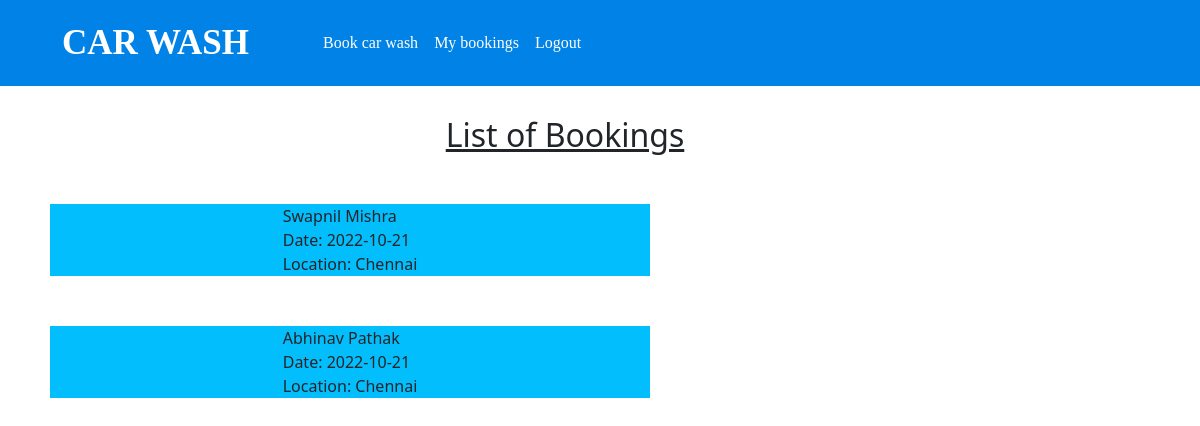
Before: /booking_list.php (signed in) with the older database file.
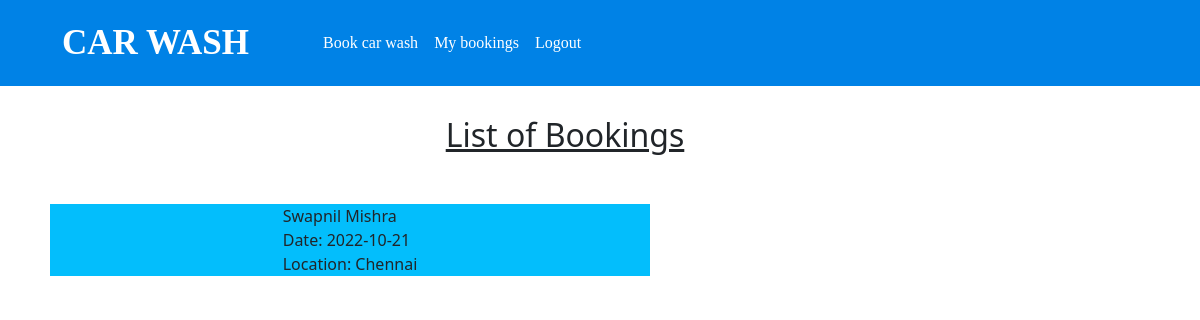
After: the same page with the newer database file.
### tables this page shows
CREATE TABLE `events` (
  `sno` int(11) NOT NULL,
  `booking_name` text NOT NULL,
  `date` date NOT NULL,
  `location` text NOT NULL
);

### booking_list.php (the view, shortened to what this page needs)
<?php
include 'connect.php';
$sql = "SELECT * FROM `events`";
$result = mysqli_query($conn, $sql);
?>
<!doctype html>
<html lang="en">
  <head>
    <link href="https://cdn.jsdelivr.net/npm/bootstrap@5.1.3/dist/css/bootstrap.min.css" rel="stylesheet">
    <link href="list.css" rel="stylesheet">
    <link href="home.css" rel="stylesheet">
  </head>
  <body>
    <?php require 'nav.php' ?>
<div>
    <h2 class="text-left" style="margin: 30px 0px 0px -70px; text-decoration: underline; text-align: center;" >List of Bookings</h1>
</div>
<?php
while($row = mysqli_fetch_assoc($result)){
   echo' <div class="event">';
        echo $row["booking_name"].'<br>';
        echo 'Date: '. $row["date"]. '<br>';
        echo 'Location: '. $row["location"]. '<br>';
echo '</div>';
}
?>
  </body>
</html>

### nav.php (shortened to what this page needs)
<link href="nav.css" rel="stylesheet">
<?php
if(isset($_SESSION['loggedin']) && $_SESSION['loggedin']==true){
    $loggedin = true;
}
else{
    $loggedin = false;
}
    echo '<nav class="navbar navbar-expand-lg navbar-light bg-lighst">
  <div class="container-fluid" style="background-color: #0082e6; font-family: montserrat">
    <a class="navbar-brand" href="home.php" style="color: white;
    font-size: 35px;
    line-height: 70px;
    padding: 0 50px;
    font-weight: bold;">CAR WASH</a>
    <button class="navbar-toggler" type="button" data-bs-toggle="collapse" data-bs-target="#navbarSupportedContent" aria-controls="navbarSupportedContent" aria-expanded="false" aria-label="Toggle navigation">
      <span class="navbar-toggler-icon"></span>
    </button>
    <div class="collapse navbar-collapse" id="navbarSupportedContent">
      <ul class="navbar-nav me-auto mb-2 mb-lg-0">';
      if($loggedin){
          echo'<li class="nav-item">
          <a class="nav-link" href="add_booking.php" style="color: white">Book car wash</a>
        </li>
        <li class="nav-item">
          <a class="nav-link" href="booking_list.php" style="color: white">My bookings</a>
        </li>
        <li class="nav-item">
          <a class="nav-link" href="logout.php" style="color: white">Logout</a>
        </li>';
      }
echo      '</ul>
    </div>
  </div>
</nav>';
?>

### list.css (style rules this page uses)
.event { display: flex; background-color: #03befc; margin: 50px 50px; width: 50%; justify-content: center; box-sizing: border-box; }

### home.css (style rules this page uses)
nav { background-color: #0082e6; }

Changed rows visible on the page:
removed events: booking_name "Abhinav Pathak", date "2022-10-21", location "Chennai"
